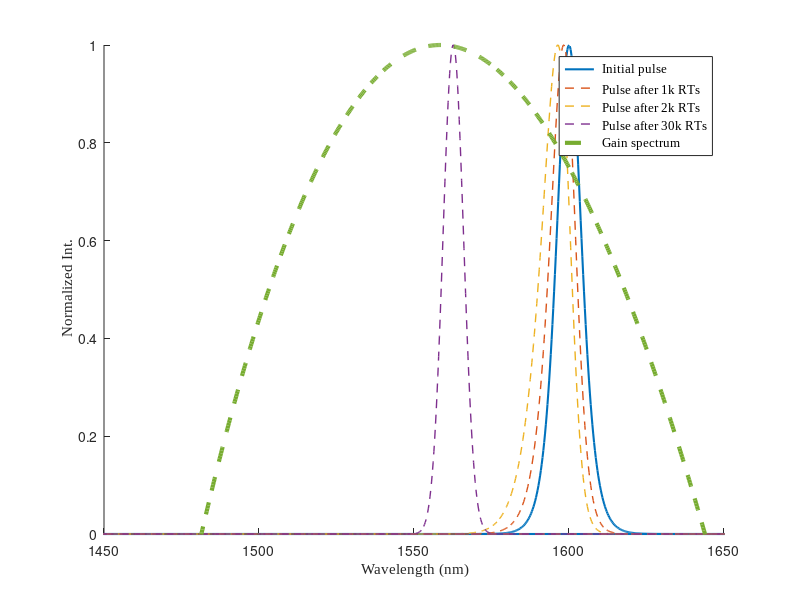

Reproduce this figure in MATLAB. (Note: this script raises an error after producing the figure.)
close all;
clear all;
belta2=-0.024;%ps^2/m
gama=0.005;%/Wm
gain0=0.524;%/m
sigema=0.01;%ps^2
E_sat=1e6;%pJ
L_GM=1;%m
D_DL=0.012;%ps^2
T_0=0.65;
delta_T=0.35;
P_sat=4;%W
k=0.7;
c = 299792.458;     

tol_round=200;
step_z=1e2; % length step
%nt =512;
nt=2^12; 
Tmax = 100;%30; %ps
deltah = 0.01; 
dtau = (2*Tmax)/nt; % time step

% mshape=9;

tau = (-nt/2:nt/2-1)*dtau; % temporal grid
omega = fftshift((pi/Tmax) * (-(nt/2):1:(nt/2-1))); 
delta_o=5;
%initial pulse
%uu = 10*sech(tau/5);

uu=sech(tau);
uu0=uu;
temp = fftshift(fft(uu)).*2*Tmax/sqrt(2*pi); % spectrum


fo=c/1600;
hhz = 1i*gama*deltah; % nonlinear phase factor
roundtrip=100000;
cen=zeros(1,roundtrip);
for i=1:roundtrip
D= exp(0.5*(1-sigema*(omega-delta_o).^2)*deltah);
f_temp=fft(uu).*D;
uu=ifft(f_temp);
[~,ind]=max(f_temp);
cen(i)=c/(omega(ind)+fo);
if i==1000
    uu1k=uu;
end
if i==2000
    uu2k=uu;
end
if i==30000
    uu30k=uu;
end
end
figure(1)
hold on;
uu_init=abs(fft(uu0).^2);
plot(c./(omega + fo),uu_init./max(uu_init),'-','LineWidth',1.5);
spect=abs(fft(uu1k).^2);
plot(c./(omega + fo),spect./max(spect),'--','LineWidth',1);
spect=abs(fft(uu2k).^2);
plot(c./(omega + fo),spect./max(spect),'--','LineWidth',1);
spect=abs(fft(uu30k).^2);
plot(c./(omega + fo),spect./max(spect),'--','LineWidth',1);
gain_s=1-sigema*(omega-delta_o).^2;
plot(c./(omega + fo),gain_s./max(gain_s),'--','LineWidth',3);
axis([1450,1650,0,1])
hold off;
ylabel('\fontname{Times New Roman} Normalized Int.');
xlabel('\fontname{Times New Roman} Wavelength (nm)');
legend('\fontname{Times New Roman} Initial pulse','\fontname{Times New Roman} Pulse after 1k RTs',...
    '\fontname{Times New Roman} Pulse after 2k RTs','\fontname{Times New Roman} Pulse after 30k RTs',...
    '\fontname{Times New Roman} Gain spectrum')
ax=gca;
ax.FontSize=14;

figure(2)
plot(1:roundtrip,cen);
hold on;
plot(1:roundtrip,ones(1,roundtrip)*c/(fo+delta_o),'--','LineWidth',3);
hold off;
ylabel('\fontname{Times New Roman}Central Wavelength (nm)');
xlabel('\fontname{Times New Roman}RTs')
legend('\fontname{Times New Roman} Spectral trace','\fontname{Times New Roman} Gain center')
ax=gca;
ax.FontSize=14;

% plot(tau,uu);